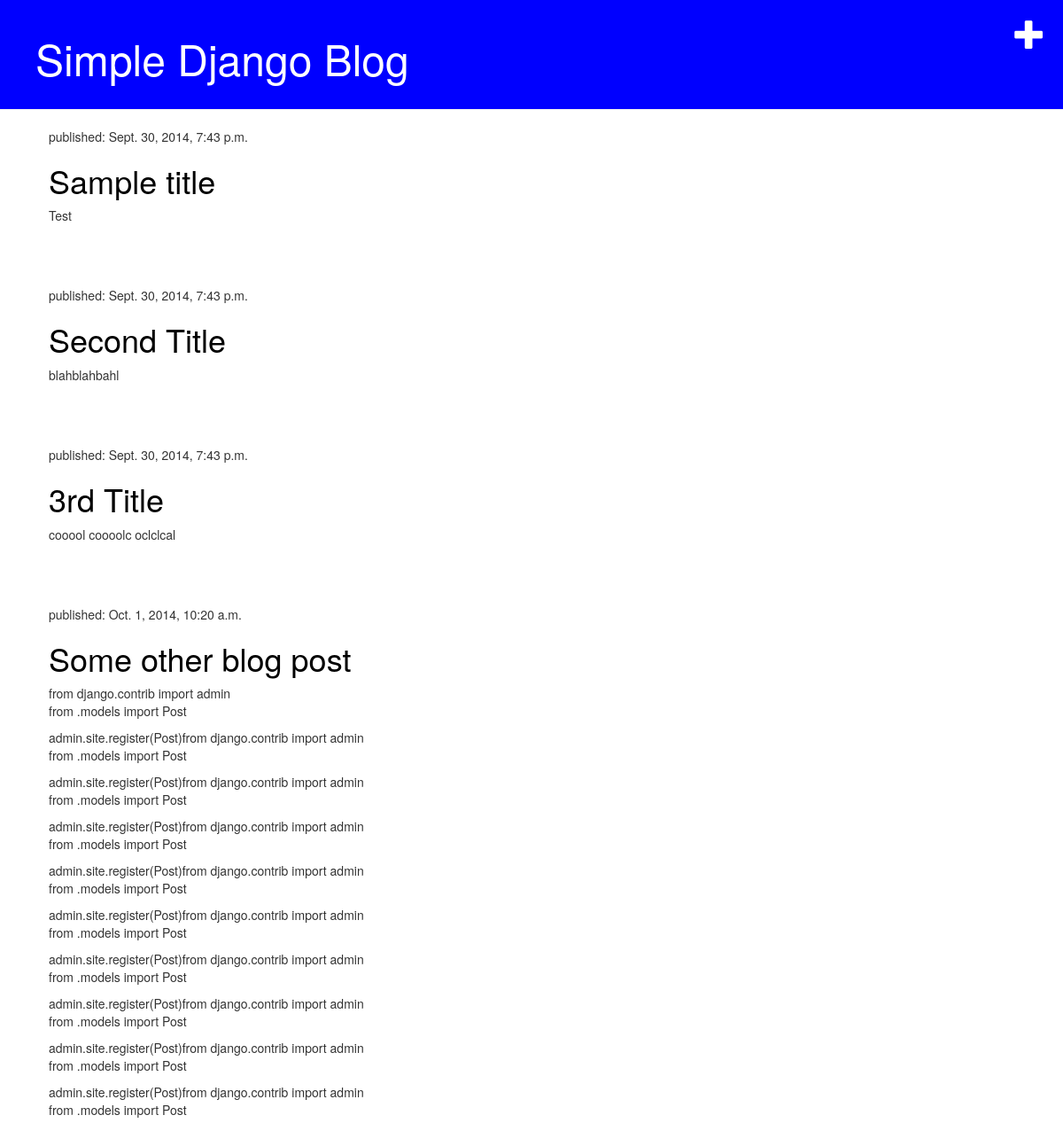
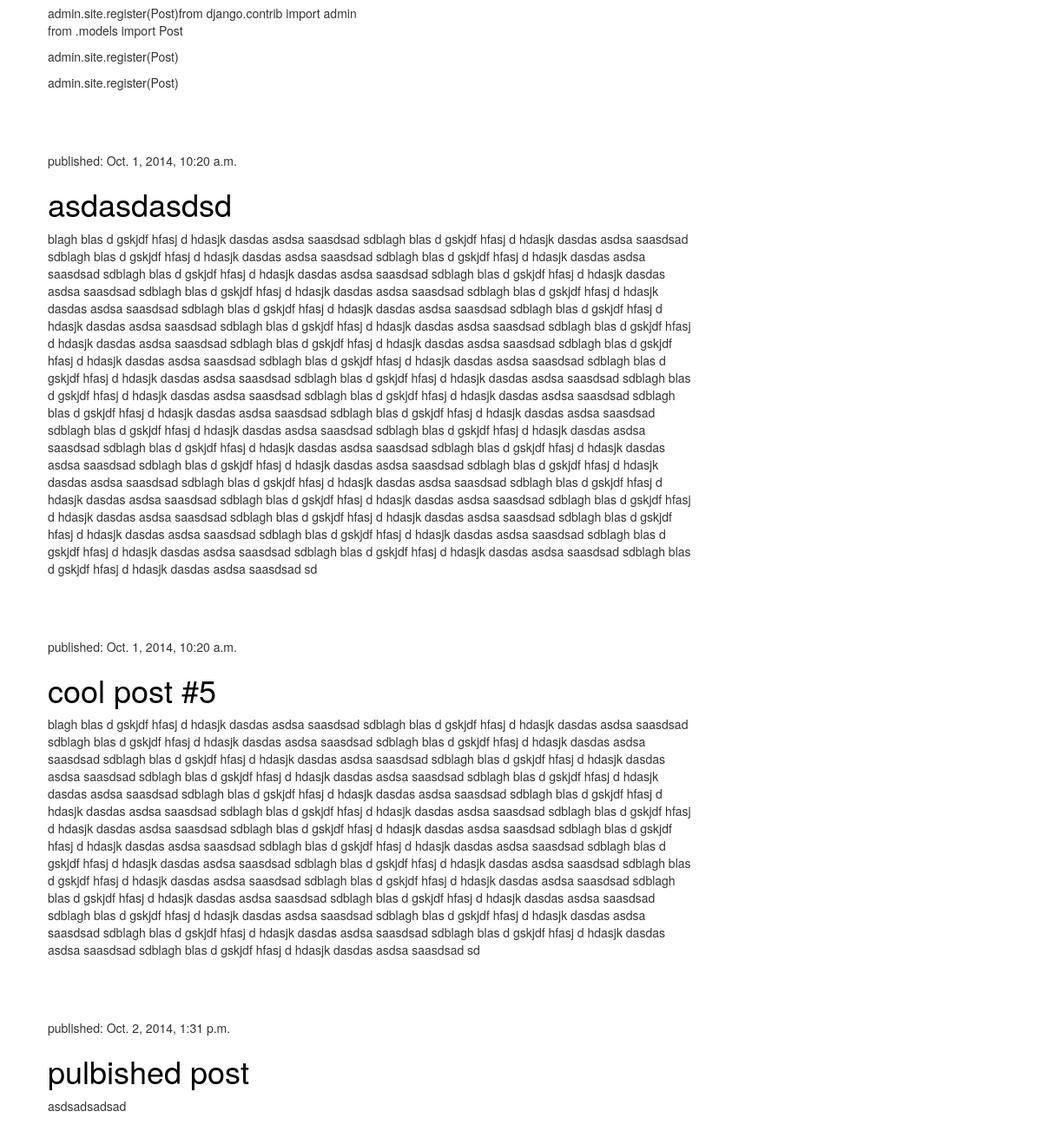
The page / on the database its author committed (2 pictures, top to bottom).
### blog/models.py (models this page shows, shortened)
class Post(models.Model):
    author = models.ForeignKey(User)
    title = models.CharField(max_length=200)
    text = models.TextField()
    created_date = models.DateTimeField(
            default=timezone.now)
    published_date = models.DateTimeField(
            default=timezone.now)

### blog/views.py (the view)
# urls.py: url(r'^$', views.post_list),
def post_list(request):
    posts = Post.objects.filter(published_date__isnull=False).order_by('published_date')
    return render(request, 'blog/post_list.html', {'posts': posts})

### blog/templates/blog/post_list.html
{% extends 'blog/base.html' %}
{% block content %}
	{% for post in posts %}
	    <div class="post">
	        <p>published: {{ post.published_date }}</p>
	        <h1><a href="{% url 'blog.views.post_detail' pk=post.pk %}">{{ post.title }}</a></h1>
	        <p>{{ post.text|linebreaks }}</p>
	    </div>
	{% endfor %}
{% endblock content %}

### blog/templates/blog/base.html (shortened to what this page needs)
{% load staticfiles %}
<html>
    <head>
        <link rel="stylesheet" href="//maxcdn.bootstrapcdn.com/bootstrap/3.2.0/css/bootstrap.min.css">
		<link rel="stylesheet" href="//maxcdn.bootstrapcdn.com/bootstrap/3.2.0/css/bootstrap-theme.min.css">
		<link rel="stylesheet" href="{% static 'css/blog.css' %}">
    </head>
    <body>
        <div class="page-header">
        	<a href="{% url 'blog.views.post_new' %}" class="top-menu"><span class="glyphicon glyphicon-plus"></span></a>
            <h1><a href="/">Simple Django Blog</a></h1>
        </div>
		<div class="content">
		    <div class="row">
		        <div class="col-md-8">
		            {% block content %}
		            {% endblock %}
		        </div>
		    </div>
		</div>
    </body>
</html>

### static/css/blog.css (style rules this page uses)
h1 a { color: #FCA205; }
.page-header { background-color: blue; margin-top: 0; padding: 20px 20px 20px 40px; }
.page-header h1, .page-header h1 a, .page-header h1 a:visited, .page-header h1 a:active { color: #ffffff; font-size: 36pt; text-decoration: none; }
.content { margin-left: 40px; }
.top-menu, .top-menu:hover, .top-menu:visited { color: #ffffff; float: right; font-size: 26pt; }
.row { margin: 0px; }
.post { margin-bottom: 70px; }
.post h1 a, .post h1 a:visited { color: #000000; }

### rows shown on the page
Post: published_date "Sept. 30, 2014, 7:43 p.m.", title "Sample title", text "Test"
Post: published_date "Sept. 30, 2014, 7:43 p.m.", title "Second Title", text "blahblahbahl"
Post: published_date "Sept. 30, 2014, 7:43 p.m.", title "3rd Title", text "cooool coooolc oclclcal"
Post: published_date "Oct. 1, 2014, 10:20 a.m.", title "Some other blog post", text "from django.contrib import admin from .models import Post admin.site.register(Post)from django.contrib import admin from .models import Post admin.site.register(Post)from django.contrib import admin from .models import Post admin.site.register(Post)from django.contrib import admin from .models import Post admin.site.register(Post)from django.contrib import admin from .models import Post admin.site.register(Post)from django.contrib import admin from .models import Post admin.site.register(Post)from django.contrib import admin from .models import Post admin.site.register(Post)from django.contrib import admin from .models import Post admin.site.register(Post)from django.contrib import admin…"
Post: published_date "Oct. 1, 2014, 10:20 a.m.", title "asdasdasdsd", text "blagh blas d gskjdf hfasj d hdasjk dasdas asdsa saasdsad sdblagh blas d gskjdf hfasj d hdasjk dasdas asdsa saasdsad sdblagh blas d gskjdf hfasj d hdasjk dasdas asdsa saasdsad sdblagh blas d gskjdf hfasj d hdasjk dasdas asdsa saasdsad sdblagh blas d gskjdf hfasj d hdasjk dasdas asdsa saasdsad sdblagh blas d gskjdf hfasj d hdasjk dasdas asdsa saasdsad sdblagh blas d gskjdf hfasj d hdasjk dasdas asdsa saasdsad sdblagh blas d gskjdf hfasj d hdasjk dasdas asdsa saasdsad sdblagh blas d gskjdf hfasj d hdasjk dasdas asdsa saasdsad sdblagh blas d gskjdf hfasj d hdasjk dasdas asdsa saasdsad sdblagh blas d gskjdf hfasj d hdasjk dasdas asdsa saasdsad sdblagh blas d gskjdf hfasj d hdasjk dasdas asdsa…"
Post: published_date "Oct. 1, 2014, 10:20 a.m.", title "cool post #5", text "blagh blas d gskjdf hfasj d hdasjk dasdas asdsa saasdsad sdblagh blas d gskjdf hfasj d hdasjk dasdas asdsa saasdsad sdblagh blas d gskjdf hfasj d hdasjk dasdas asdsa saasdsad sdblagh blas d gskjdf hfasj d hdasjk dasdas asdsa saasdsad sdblagh blas d gskjdf hfasj d hdasjk dasdas asdsa saasdsad sdblagh blas d gskjdf hfasj d hdasjk dasdas asdsa saasdsad sdblagh blas d gskjdf hfasj d hdasjk dasdas asdsa saasdsad sdblagh blas d gskjdf hfasj d hdasjk dasdas asdsa saasdsad sdblagh blas d gskjdf hfasj d hdasjk dasdas asdsa saasdsad sdblagh blas d gskjdf hfasj d hdasjk dasdas asdsa saasdsad sdblagh blas d gskjdf hfasj d hdasjk dasdas asdsa saasdsad sdblagh blas d gskjdf hfasj d hdasjk dasdas asdsa…"
Post: published_date "Oct. 2, 2014, 1:31 p.m.", title "pulbished post", text "asdsadsadsad"
